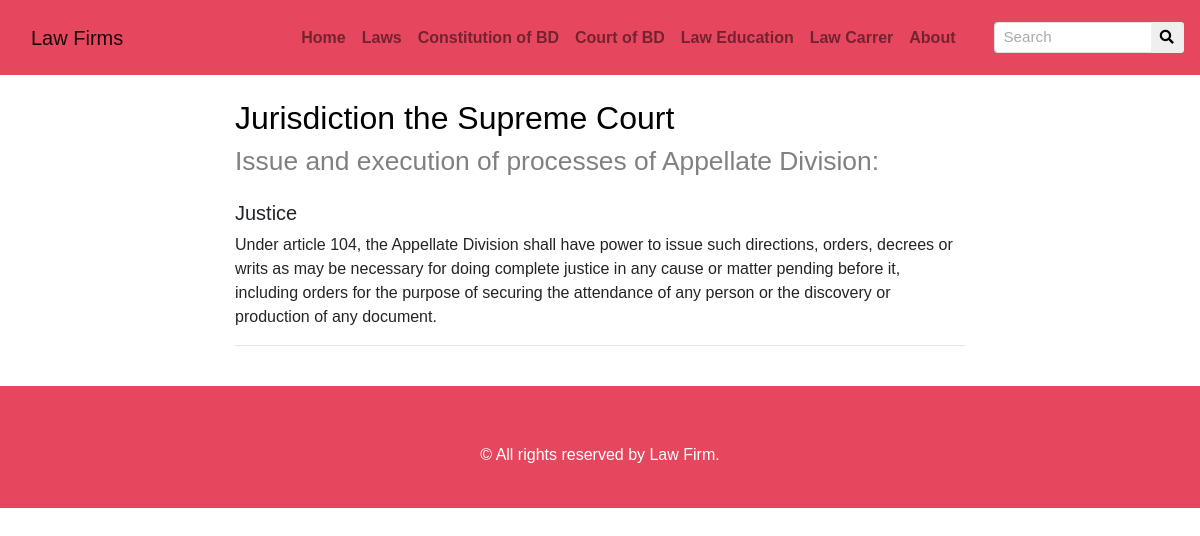
The app's page /Home/court.php with its own data.
### tables this page shows
CREATE TABLE `post` (
  `post_id` int(15) NOT NULL,
  `title` varchar(500) NOT NULL,
  `sub_title` varchar(500) NOT NULL,
  `slugun` varchar(500) NOT NULL,
  `paragraph` varchar(2000) NOT NULL,
  `type` varchar(500) NOT NULL
);

### Home/court.php (the view, shortened to what this page needs)
<?php
  include 'databaseconnet.php';
?>
<!doctype html>
<html lang="en">
<head>
    <head>
        <link rel="stylesheet" href="../admin/plugins/fontawesome-free/css/all.min.css">
        <link rel="stylesheet" href="../css/bootstrap.min.css">
        <link rel="stylesheet" href="../css/lightbox.css">
        <link rel="stylesheet" href="../css/fontastic.css">
        <link rel="stylesheet" href="../css/style.default.css?v=2" id="theme-stylesheet">
    </head>
<body>
   <div id="app">
        <nav class="navbar navbar-expand-md navbar-light bg-primary shadow-sm">
            <div class="container">
                <a class="navbar-brand" href="home.php">
                    Law Firms
                </a>
                <div class="collapse navbar-collapse" id="navbarSupportedContent">
                     <ul class="navbar-nav ml-auto">
                            <li class="nav-item">
                            <a class="nav-link" href="home.php"><b>Home</b></a>
                            </li>
                            <li class="nav-item">
                                <a class="nav-link" href="law.php"><b>Laws</b></a>
                            </li>
                            <li class="nav-item">
                                <a class="nav-link" href="constitution_bd.php"><b>Constitution of BD</b></a>
                            </li>
                            <li class="nav-item">
                                <a class="nav-link" href="court.php"><b>Court of BD</b></a>
                            </li>
                            <li class="nav-item">
                                <a class="nav-link" href="law_edu.php"><b>Law Education</b></a>
                            </li>
                            <li class="nav-item">
                                <a class="nav-link" href="law_carrer.php"><b>Law Carrer</b></a>
                            </li>
                            <li class="nav-item">
                                <a class="nav-link" href="ceo.php"><b>About</b></a>
                            </li>
                         </ul>
                </div>
            </div>
    <form class="form-inline ml-3">
      <div class="input-group input-group-sm">
        <input class="form-control form-control-navbar" type="search" placeholder="Search" aria-label="Search">
        <div class="input-group-append">
          <button class="btn btn-navbar" type="submit">
            <i class="fas fa-search"></i>
          </button>
        </div>
      </div>
    </form>
 </nav>
  <main class="py-4">
    <div class="container emp-profile">
         <div class="row">
            <div class="col-lg-8 col-md-10 mx-auto">
                 <div class="post-preview">
                  <?php
                $ls = "court";
                $sql="SELECT * FROM `post` WHERE `type` = '$ls' Order by 'post_id'";
                $res=mysqli_query($conn,$sql);
                while($row = mysqli_fetch_array($res))
                {
              ?> <a href=" ">
                      <h2 class="post-title" style="color:black">
                        <?php echo $row['title']; ?>
                      </h2>
                      <h3 class="post-subtitle" style="color:gray">
                       <?php echo $row['sub_title']; ?>
                      </h3>
                       </a>
                    <p class="post">
                      <h5><?php echo $row['slugun']; ?> </h6>
                     <?php echo $row['paragraph'];?>
                    </p>
                      <?php } ?>
                  </div>   <hr>
          </div>
        </div>
        </div>
    </main>
</body>
<footer class="main-footer"style="width: 100%;padding: 5px;">
      <div class="copyrights">
        <div class="container text-center">
          <div class="row">
            <div class="col-md-12">
              <p>&copy; All rights reserved by Law Firm.</p>
            </div>
          </div>
        </div>
      </div>
    </footer>
</html>

### css/style.default.css (style rules this page uses)
a { -webkit-transition:all 0.3s;transition:all 0.3s;display:inline-block }
button { cursor:pointer;-webkit-transition:all 0.3s;transition:all 0.3s }
nav.navbar { -webkit-transition:all 0.4s;transition:all 0.4s }
footer.main-footer { padding:7rem 0;background:#E7475E;color:#fff;padding-bottom:0 }
.copyrights { margin-top:2rem;padding:1.25rem 0 }
.navbar { padding:1.1rem 1rem }
.navbar-brand { display:inline-block;padding-top:.3125rem;padding-bottom:.3125rem;margin-right:1rem;font-size:1.25rem;width:7.5rem }
.navbar-light .navbar-brand { color:rgba(0,0,0,0.9) }
.navbar-light .navbar-nav .nav-link { color:rgba(0,0,0,0.5) }
.btn { font-weight:400;border:1px solid transparent;text-transform:uppercase;letter-spacing:0.08rem;padding:.45rem 2.4rem;font-size:.92rem;line-height:1.5;border-radius:3rem;-webkit-transition:color 0.15s ease-in-out,background-color 0.15s ease-in-out,border-color 0.15s ease-in-out,-webkit-box-shadow 0.15s ease-in-out;transition:color 0.15s ease-in-out,background-color 0.15s ease-in-out,border-color 0.15s ease-in-out,-webkit-box-shadow 0.15s ease-in-out;transition:color 0.15s ease-in-out,background-color 0.15s ease-in-out,border-color 0.15s ease-in-out,box-shadow 0.15s ease-in-out;transition:color 0.15s ease-in-out,background-color 0.15s ease-in-out,border-color 0.15s ease-in-out,box-shadow 0.15s ease-in-out,-webkit-box-shadow 0.15s ease-in-out }
body { font-family:"Poppins",sans-serif;font-size:1rem;font-weight:400;line-height:1.5;color:#212529;background-color:#fff }
a { color:#E7475E;text-decoration:none;-webkit-transition:all 0.2s ease-in-out;transition:all 0.2s ease-in-out }
h1,h2,h3,h4,h5,h6,.h1,.h2,.h3,.h4,.h5,.h6 { margin-bottom:.5rem;font-family:inherit;font-weight:300;line-height:1.2;color:inherit }
h2,.h2 { font-size:2rem }
h3,.h3 { font-size:1.65rem }
h5,.h5 { font-size:1.25rem }
hr { border-top:1px solid rgba(0,0,0,0.1) }
.bg-primary { background-color:#E7475E !important }
.form-control { padding:.75rem 1.6rem;font-size:1rem;line-height:1.5;color:#495057;background-color:#fff;border:1px solid #dee2e6;border-radius:0;-webkit-transition:border-color 0.15s ease-in-out,-webkit-box-shadow 0.15s ease-in-out;transition:border-color 0.15s ease-in-out,-webkit-box-shadow 0.15s ease-in-out;transition:border-color 0.15s ease-in-out,box-shadow 0.15s ease-in-out;transition:border-color 0.15s ease-in-out,box-shadow 0.15s ease-in-out,-webkit-box-shadow 0.15s ease-in-out }
.form-control::placeholder { color:#6c757d }
.nav-link { color:#333;font-weight:400;padding:.5rem 1rem }

### records on screen
post: title "Jurisdiction the Supreme Court", sub_title "Issue and execution of processes of Appellate Division:", slugun "Justice", paragraph "Under article 104, the Appellate Division shall have power to issue such directions, orders, decrees or writs as may be necessary for doing complete justice in any cause or matter pending before it, including orders for the purpose of securing the attendance of any person or the discovery or production of any document."
